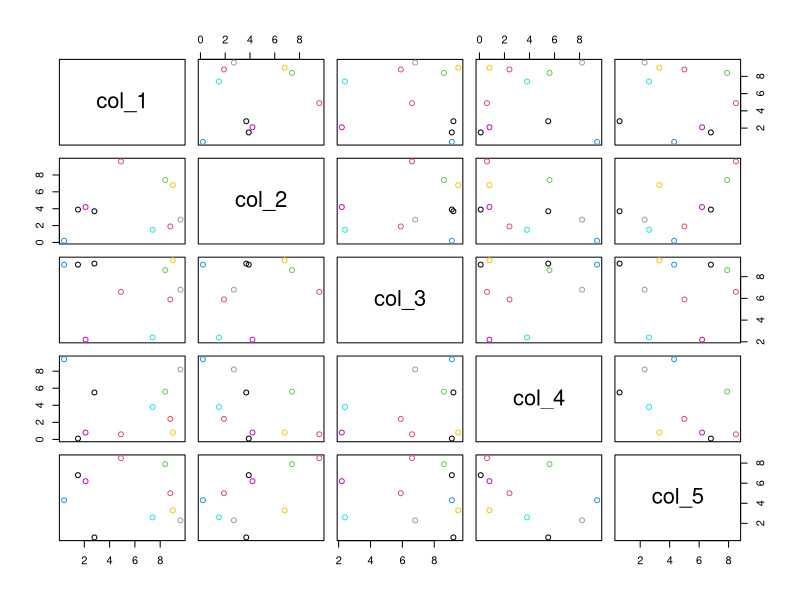

Generate this figure with R:
X11()

df <- data.frame (
   col_1  = round(runif(10)*10, 1),
   col_2  = round(runif(10)*10, 1),
   col_3  = round(runif(10)*10, 1),
   col_4  = round(runif(10)*10, 1),
   col_5  = round(runif(10)*10, 1)
)


pairs(df, col=1:10)

z <- locator(1)
